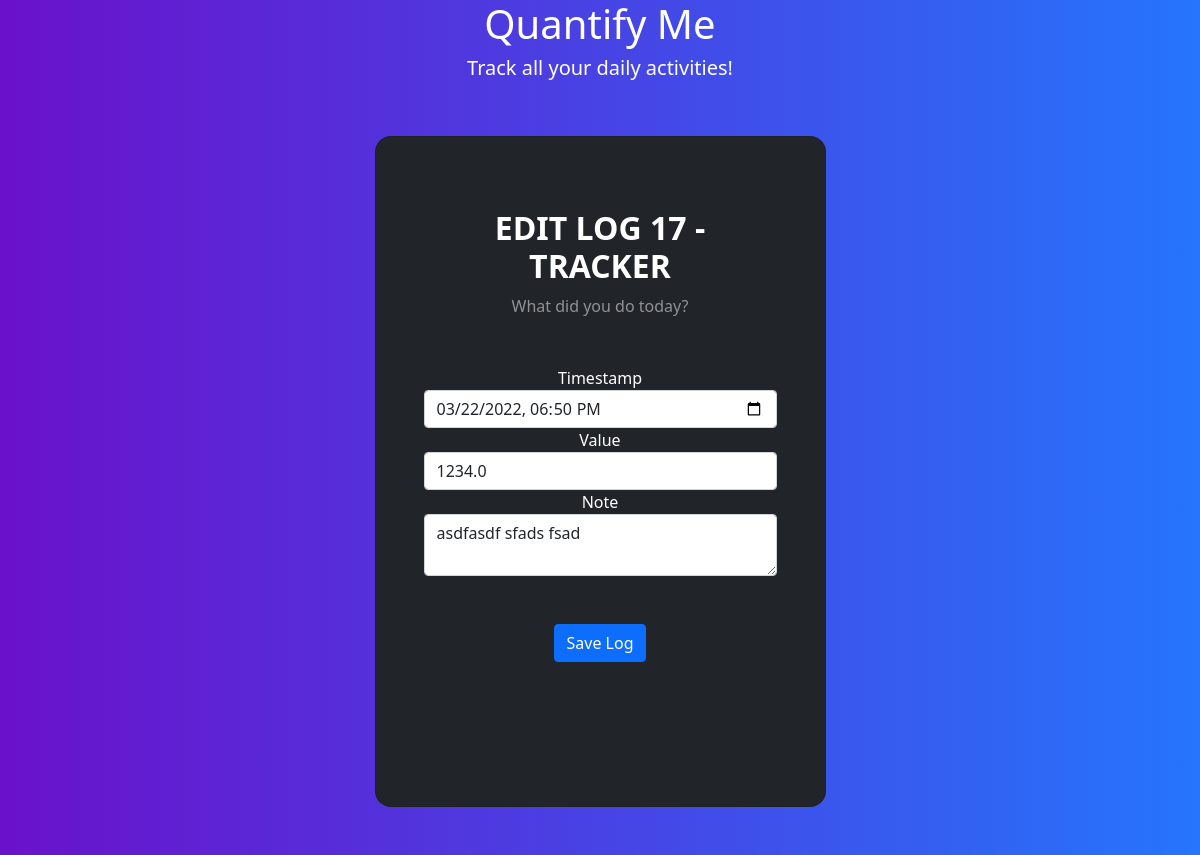
The app's page /trackers/Tracker/17/edit, older data.
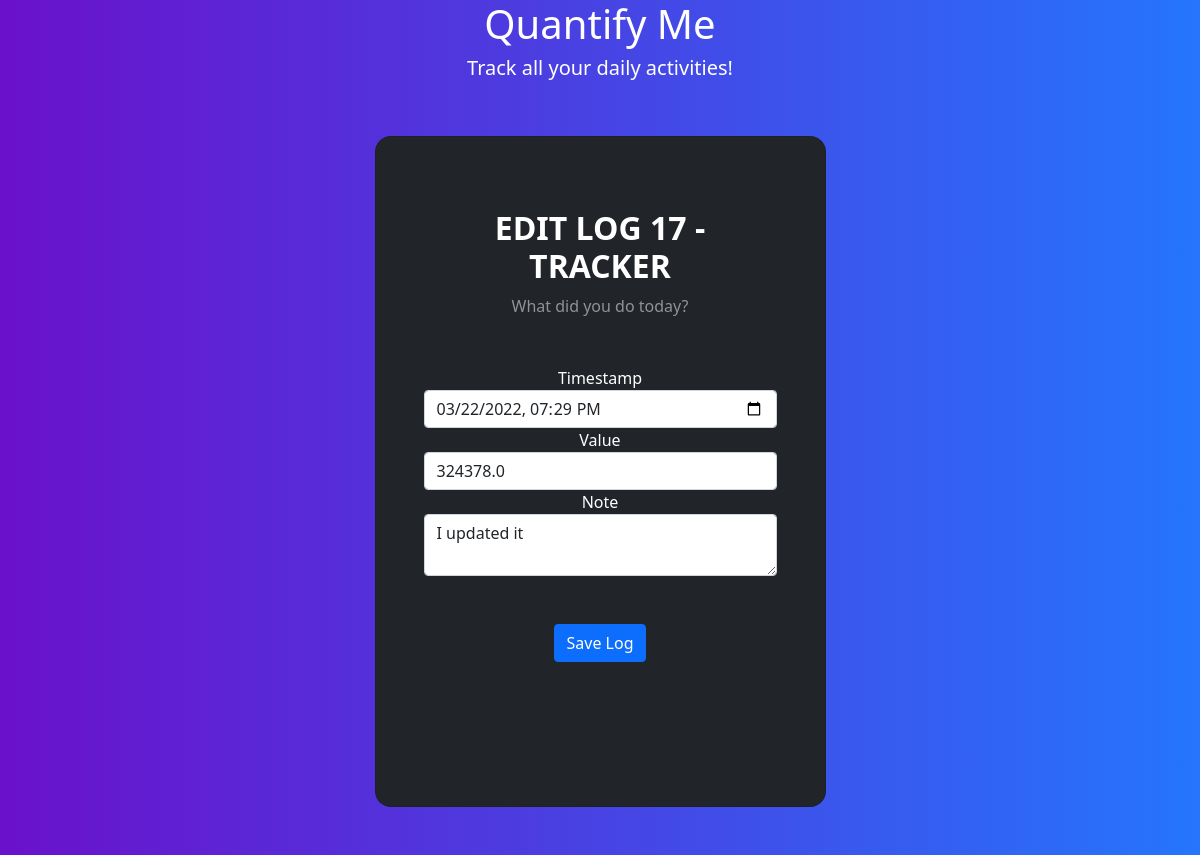
The same page, newer data.
### app/models.py (models this page shows)
class Log(db.Model):
    __tablename__ = 'logs'
    id = db.Column(db.Integer, primary_key=True, autoincrement=True)
    tracker_id = db.Column(db.Integer, db.ForeignKey('trackers.tracker_id'), nullable=False)
    user_id = db.Column(db.Integer, db.ForeignKey('users.user_id'), nullable=False)
    timestamp = db.Column(db.DateTime, nullable=False)
    value = db.Column(db.Float, nullable=False)
    note = db.Column(db.Text, nullable=False)

### app/controllers.py (the view)
@app.route('/trackers/<tracker>/<log>/edit', methods=['GET','POST'])
def edit_log(tracker, log):
    tracker = Tracker.query.filter_by(name=tracker).first()
    log = Log.query.filter_by(id=log).first()
    this_tracker = Tracker.query.get(log.tracker_id)
    try:
        if request.method == 'POST':
            when = request.form.get('date')
            when = datetime.datetime.strptime(when, '%Y-%m-%dT%H:%M')
            value = request.form.get('value')
            note = request.form.get('note')
            log.timestamp = when
            log.value = value
            log.note = note
            from .database import db
            db.session.commit()
            return redirect(url_for('journal', tracker=this_tracker.name))
    except Exception as e:
        print(e)
    return render_template('edit_log.html', log=log, tracker=tracker)

### templates/edit_log.html (shortened to what this page needs)
<!DOCTYPE html>
<html lang="en"><head>
    <link rel="stylesheet" href="../../../static/bootstrap/css/bootstrap.min.css" />
    <link rel="stylesheet" href="../../../static/style.css" />
  </head>
  <body class="gradient-custom">
    <div class="text-center text-white">
      <h1>Quantify Me</h1>
      <h5>Track all your daily activities!</h5>
    </div>
    <section class="vh-75 gradient-custom">
      <div class="container py-5 h-100">
        <div class="row d-flex justify-content-center align-items-center h-100">
          <div class="col-12 col-md-8 col-lg-6 col-xl-5">
            <div class="card bg-dark text-white" style="border-radius: 1rem">
              <div class="card-body p-5 text-center">
                <div class="mb-md-5 mt-md-4 pb-5">
                  <h2 class="fw-bold mb-2 text-uppercase">Edit Log {{log.id}} - {{ tracker.name }}</h2>
                  <p class="text-white-50 mb-5">What did you do today?</p>
                  <form method="post">
                    <label for="date">Timestamp</label>
                    <input
                        type="datetime-local"
                        class="form-control"
                        id="date"
                        name="date"
                        value="{{ log.timestamp.strftime('%Y-%m-%dT%H:%M') }}"
                        required
                    />
                    <label for="value">Value</label>
            {% if tracker.tracker_type=='Numerical'  %}
                    <input
                        type="number"
                        class="form-control"
                        id="value"
                        name="value"
                        placeholder="Enter Number"
                        maxlength="30"
            value="{{log.value}}"
                        required
                    />
            {% endif %}
                        <label for="note">Note</label>
                    <textarea
                        class="form-control"
                        id="note"
                        name="note"
                        placeholder="Enter log notes"
                        maxlength="200"
                        required
                    >{{log.note}}</textarea>
                    <br>
                    <button
                      type="submit"
                      class="btn btn-block btn-primary mt-4"
                    >
                    Save Log
                    </button>
                  </form>
                </div>
              </div>
            </div>
          </div>
        </div>
      </div>
    </section>
  </body>
</html>

Row changes from the older to the newer data that the page shows:
changed Log id 17: date "03/22/2022 18:50" → "03/22/2022 19:29"; value "1234.0" → "324378.0"; note "asdfasdf sfads fsad" → "I updated it"
